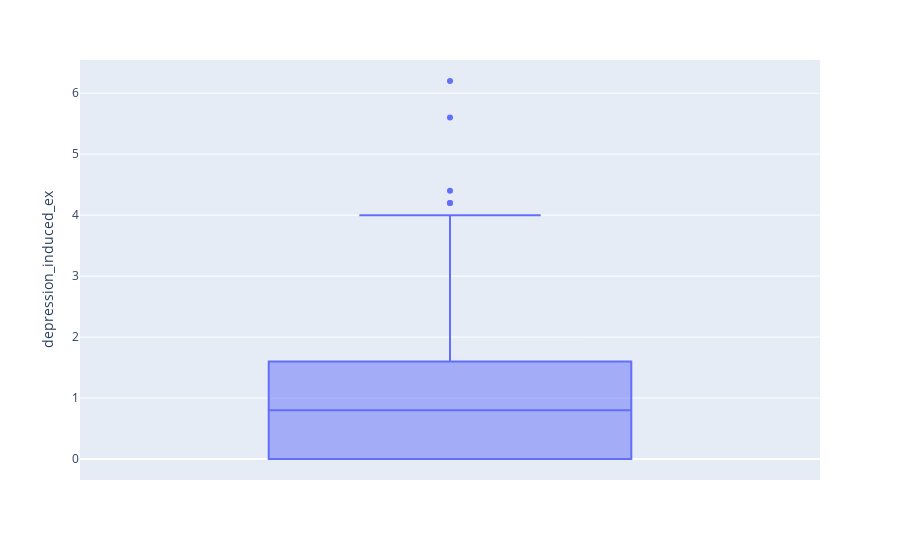

Here is the notebook cell this chart was saved with:
### Code cell
fig = px.box(subset, y='depression_induced_ex')
fig.show()

### Figure 1 — Plotly figure (JSON) as saved in the notebook; plotly's stock layout.template omitted (floating-point values rounded to 4 significant figures; data arrays with more than 128 entries replaced by an {"elided": "..."} marker saying what was removed)
{"data": [{"alignmentgroup": "True", "hovertemplate": "depression_induced_ex=%{y}<extra></extra>", "legendgroup": "", "marker": {"color": "#636efa"}, "name": "", "notched": false, "offsetgroup": "", "orientation": "v", "showlegend": false, "type": "box", "x0": " ", "xaxis": "x", "y": {"elided": "302 float values"}, "y0": " ", "yaxis": "y"}], "layout": {"boxmode": "group", "legend": {"tracegroupgap": 0}, "margin": {"t": 60}, "xaxis": {"anchor": "y", "domain": [0, 1]}, "yaxis": {"anchor": "x", "domain": [0, 1], "title": {"text": "depression_induced_ex"}}}}
